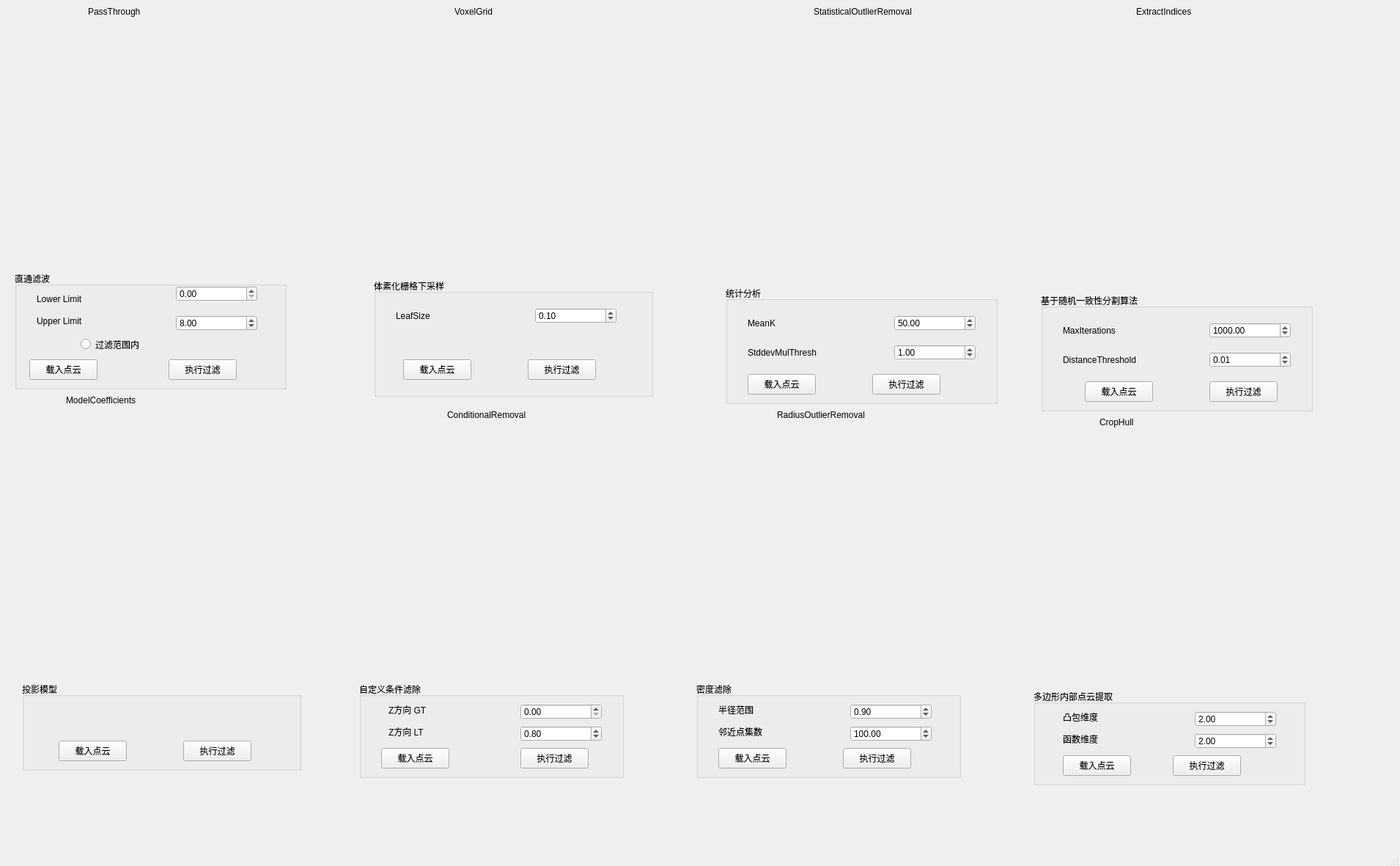
<?xml version="1.0" encoding="UTF-8"?>
<ui version="4.0">
 <class>Filter</class>
 <widget class="QMainWindow" name="Filter">
  <property name="geometry">
   <rect>
    <x>0</x>
    <y>0</y>
    <width>1910</width>
    <height>1181</height>
   </rect>
  </property>
  <property name="windowTitle">
   <string>常用的几种滤波</string>
  </property>
  <widget class="QWidget" name="centralwidget">
   <widget class="QVTKWidget" name="qvtkWidget" native="true">
    <property name="geometry">
     <rect>
      <x>20</x>
      <y>30</y>
      <width>391</width>
      <height>331</height>
     </rect>
    </property>
   </widget>
   <widget class="QVTKWidget" name="qvtkWidget_2" native="true">
    <property name="geometry">
     <rect>
      <x>510</x>
      <y>40</y>
      <width>391</width>
      <height>321</height>
     </rect>
    </property>
   </widget>
   <widget class="QVTKWidget" name="qvtkWidget_3" native="true">
    <property name="geometry">
     <rect>
      <x>980</x>
      <y>40</y>
      <width>391</width>
      <height>331</height>
     </rect>
    </property>
   </widget>
   <widget class="QVTKWidget" name="qvtkWidget_4" native="true">
    <property name="geometry">
     <rect>
      <x>1410</x>
      <y>40</y>
      <width>391</width>
      <height>331</height>
     </rect>
    </property>
   </widget>
   <widget class="QVTKWidget" name="qvtkWidget_5" native="true">
    <property name="geometry">
     <rect>
      <x>30</x>
      <y>560</y>
      <width>391</width>
      <height>351</height>
     </rect>
    </property>
   </widget>
   <widget class="QVTKWidget" name="qvtkWidget_6" native="true">
    <property name="geometry">
     <rect>
      <x>500</x>
      <y>570</y>
      <width>391</width>
      <height>341</height>
     </rect>
    </property>
   </widget>
   <widget class="QVTKWidget" name="qvtkWidget_7" native="true">
    <property name="geometry">
     <rect>
      <x>970</x>
      <y>600</y>
      <width>391</width>
      <height>311</height>
     </rect>
    </property>
   </widget>
   <widget class="QVTKWidget" name="qvtkWidget_8" native="true">
    <property name="geometry">
     <rect>
      <x>1420</x>
      <y>600</y>
      <width>391</width>
      <height>311</height>
     </rect>
    </property>
   </widget>
   <widget class="QLabel" name="label">
    <property name="geometry">
     <rect>
      <x>120</x>
      <y>0</y>
      <width>141</width>
      <height>31</height>
     </rect>
    </property>
    <property name="text">
     <string>PassThrough</string>
    </property>
   </widget>
   <widget class="QLabel" name="label_2">
    <property name="geometry">
     <rect>
      <x>620</x>
      <y>0</y>
      <width>141</width>
      <height>31</height>
     </rect>
    </property>
    <property name="text">
     <string>VoxelGrid</string>
    </property>
   </widget>
   <widget class="QLabel" name="label_3">
    <property name="geometry">
     <rect>
      <x>1110</x>
      <y>0</y>
      <width>141</width>
      <height>31</height>
     </rect>
    </property>
    <property name="text">
     <string>StatisticalOutlierRemoval </string>
    </property>
   </widget>
   <widget class="QLabel" name="label_4">
    <property name="geometry">
     <rect>
      <x>90</x>
      <y>530</y>
      <width>141</width>
      <height>31</height>
     </rect>
    </property>
    <property name="text">
     <string>ModelCoefficients </string>
    </property>
   </widget>
   <widget class="QLabel" name="label_5">
    <property name="geometry">
     <rect>
      <x>1550</x>
      <y>0</y>
      <width>141</width>
      <height>31</height>
     </rect>
    </property>
    <property name="text">
     <string>ExtractIndices</string>
    </property>
   </widget>
   <widget class="QLabel" name="label_6">
    <property name="geometry">
     <rect>
      <x>610</x>
      <y>550</y>
      <width>141</width>
      <height>31</height>
     </rect>
    </property>
    <property name="text">
     <string>ConditionalRemoval </string>
    </property>
   </widget>
   <widget class="QLabel" name="label_7">
    <property name="geometry">
     <rect>
      <x>1060</x>
      <y>550</y>
      <width>201</width>
      <height>31</height>
     </rect>
    </property>
    <property name="text">
     <string>RadiusOutlierRemoval</string>
    </property>
   </widget>
   <widget class="QLabel" name="label_8">
    <property name="geometry">
     <rect>
      <x>1500</x>
      <y>560</y>
      <width>141</width>
      <height>31</height>
     </rect>
    </property>
    <property name="text">
     <string>CropHull</string>
    </property>
   </widget>
   <widget class="QGroupBox" name="groupBox">
    <property name="geometry">
     <rect>
      <x>990</x>
      <y>390</y>
      <width>371</width>
      <height>161</height>
     </rect>
    </property>
    <property name="title">
     <string>统计分析</string>
    </property>
    <widget class="QLabel" name="label_11">
     <property name="geometry">
      <rect>
       <x>30</x>
       <y>80</y>
       <width>111</width>
       <height>21</height>
      </rect>
     </property>
     <property name="text">
      <string>StddevMulThresh</string>
     </property>
    </widget>
    <widget class="QDoubleSpinBox" name="SMTBox">
     <property name="geometry">
      <rect>
       <x>230</x>
       <y>80</y>
       <width>111</width>
       <height>21</height>
      </rect>
     </property>
     <property name="maximum">
      <double>9999.989999999999782</double>
     </property>
     <property name="singleStep">
      <double>0.100000000000000</double>
     </property>
     <property name="value">
      <double>1.000000000000000</double>
     </property>
    </widget>
    <widget class="QPushButton" name="SODoBUT">
     <property name="geometry">
      <rect>
       <x>200</x>
       <y>120</y>
       <width>93</width>
       <height>28</height>
      </rect>
     </property>
     <property name="text">
      <string>执行过滤</string>
     </property>
    </widget>
    <widget class="QPushButton" name="SOLoadBUT">
     <property name="geometry">
      <rect>
       <x>30</x>
       <y>120</y>
       <width>93</width>
       <height>28</height>
      </rect>
     </property>
     <property name="text">
      <string>载入点云</string>
     </property>
    </widget>
    <widget class="QLabel" name="label_10">
     <property name="geometry">
      <rect>
       <x>30</x>
       <y>40</y>
       <width>111</width>
       <height>21</height>
      </rect>
     </property>
     <property name="text">
      <string>MeanK</string>
     </property>
    </widget>
    <widget class="QDoubleSpinBox" name="MKBox">
     <property name="geometry">
      <rect>
       <x>230</x>
       <y>40</y>
       <width>111</width>
       <height>21</height>
      </rect>
     </property>
     <property name="maximum">
      <double>9999.989999999999782</double>
     </property>
     <property name="value">
      <double>50.000000000000000</double>
     </property>
    </widget>
   </widget>
   <widget class="QGroupBox" name="groupBox_2">
    <property name="geometry">
     <rect>
      <x>510</x>
      <y>380</y>
      <width>381</width>
      <height>161</height>
     </rect>
    </property>
    <property name="title">
     <string>体素化栅格下采样</string>
    </property>
    <widget class="QLabel" name="label_9">
     <property name="geometry">
      <rect>
       <x>30</x>
       <y>40</y>
       <width>111</width>
       <height>21</height>
      </rect>
     </property>
     <property name="text">
      <string>LeafSize</string>
     </property>
    </widget>
    <widget class="QPushButton" name="VGLoadBUT">
     <property name="geometry">
      <rect>
       <x>40</x>
       <y>110</y>
       <width>93</width>
       <height>28</height>
      </rect>
     </property>
     <property name="text">
      <string>载入点云</string>
     </property>
    </widget>
    <widget class="QDoubleSpinBox" name="leafSizeSBox">
     <property name="geometry">
      <rect>
       <x>220</x>
       <y>40</y>
       <width>111</width>
       <height>21</height>
      </rect>
     </property>
     <property name="value">
      <double>0.100000000000000</double>
     </property>
    </widget>
    <widget class="QPushButton" name="VGDoBUT">
     <property name="geometry">
      <rect>
       <x>210</x>
       <y>110</y>
       <width>93</width>
       <height>28</height>
      </rect>
     </property>
     <property name="text">
      <string>执行过滤</string>
     </property>
    </widget>
   </widget>
   <widget class="QGroupBox" name="groupBox_3">
    <property name="geometry">
     <rect>
      <x>1420</x>
      <y>400</y>
      <width>371</width>
      <height>161</height>
     </rect>
    </property>
    <property name="title">
     <string>基于随机一致性分割算法</string>
    </property>
    <widget class="QLabel" name="label_12">
     <property name="geometry">
      <rect>
       <x>30</x>
       <y>80</y>
       <width>111</width>
       <height>21</height>
      </rect>
     </property>
     <property name="text">
      <string>DistanceThreshold</string>
     </property>
    </widget>
    <widget class="QDoubleSpinBox" name="DTBox">
     <property name="geometry">
      <rect>
       <x>230</x>
       <y>80</y>
       <width>111</width>
       <height>21</height>
      </rect>
     </property>
     <property name="maximum">
      <double>9999.989999999999782</double>
     </property>
     <property name="singleStep">
      <double>0.010000000000000</double>
     </property>
     <property name="value">
      <double>0.010000000000000</double>
     </property>
    </widget>
    <widget class="QLabel" name="label_13">
     <property name="geometry">
      <rect>
       <x>30</x>
       <y>40</y>
       <width>131</width>
       <height>21</height>
      </rect>
     </property>
     <property name="text">
      <string>MaxIterations</string>
     </property>
    </widget>
    <widget class="QDoubleSpinBox" name="MIBox">
     <property name="geometry">
      <rect>
       <x>230</x>
       <y>40</y>
       <width>111</width>
       <height>21</height>
      </rect>
     </property>
     <property name="maximum">
      <double>999999.989999999990687</double>
     </property>
     <property name="value">
      <double>1000.000000000000000</double>
     </property>
    </widget>
    <widget class="QPushButton" name="MCLoadBUT">
     <property name="geometry">
      <rect>
       <x>60</x>
       <y>120</y>
       <width>93</width>
       <height>28</height>
      </rect>
     </property>
     <property name="text">
      <string>载入点云</string>
     </property>
    </widget>
    <widget class="QPushButton" name="MCDoBUT">
     <property name="geometry">
      <rect>
       <x>230</x>
       <y>120</y>
       <width>93</width>
       <height>28</height>
      </rect>
     </property>
     <property name="text">
      <string>执行过滤</string>
     </property>
    </widget>
   </widget>
   <widget class="QGroupBox" name="groupBox_4">
    <property name="geometry">
     <rect>
      <x>20</x>
      <y>370</y>
      <width>371</width>
      <height>161</height>
     </rect>
    </property>
    <property name="title">
     <string>直通滤波</string>
    </property>
    <widget class="QPushButton" name="PTLoadBUT">
     <property name="geometry">
      <rect>
       <x>20</x>
       <y>120</y>
       <width>93</width>
       <height>28</height>
      </rect>
     </property>
     <property name="text">
      <string>载入点云</string>
     </property>
    </widget>
    <widget class="QPushButton" name="PTDoBUT">
     <property name="geometry">
      <rect>
       <x>210</x>
       <y>120</y>
       <width>93</width>
       <height>28</height>
      </rect>
     </property>
     <property name="text">
      <string>执行过滤</string>
     </property>
    </widget>
    <widget class="QDoubleSpinBox" name="ULBox">
     <property name="geometry">
      <rect>
       <x>220</x>
       <y>60</y>
       <width>111</width>
       <height>21</height>
      </rect>
     </property>
     <property name="maximum">
      <double>9999.989999999999782</double>
     </property>
     <property name="singleStep">
      <double>0.010000000000000</double>
     </property>
     <property name="value">
      <double>8.000000000000000</double>
     </property>
    </widget>
    <widget class="QLabel" name="label_20">
     <property name="geometry">
      <rect>
       <x>30</x>
       <y>60</y>
       <width>131</width>
       <height>16</height>
      </rect>
     </property>
     <property name="text">
      <string>Upper Limit</string>
     </property>
    </widget>
    <widget class="QLabel" name="label_21">
     <property name="geometry">
      <rect>
       <x>30</x>
       <y>30</y>
       <width>121</width>
       <height>16</height>
      </rect>
     </property>
     <property name="text">
      <string>Lower Limit</string>
     </property>
    </widget>
    <widget class="QDoubleSpinBox" name="LLBox">
     <property name="geometry">
      <rect>
       <x>220</x>
       <y>20</y>
       <width>111</width>
       <height>21</height>
      </rect>
     </property>
     <property name="maximum">
      <double>999999.989999999990687</double>
     </property>
     <property name="singleStep">
      <double>0.100000000000000</double>
     </property>
     <property name="value">
      <double>0.000000000000000</double>
     </property>
    </widget>
    <widget class="QRadioButton" name="radioButton">
     <property name="geometry">
      <rect>
       <x>90</x>
       <y>90</y>
       <width>115</width>
       <height>19</height>
      </rect>
     </property>
     <property name="text">
      <string>过滤范围内</string>
     </property>
    </widget>
   </widget>
   <widget class="QGroupBox" name="groupBox_5">
    <property name="geometry">
     <rect>
      <x>490</x>
      <y>930</y>
      <width>361</width>
      <height>131</height>
     </rect>
    </property>
    <property name="title">
     <string>自定义条件滤除</string>
    </property>
    <widget class="QPushButton" name="CRLoadBUT">
     <property name="geometry">
      <rect>
       <x>30</x>
       <y>90</y>
       <width>93</width>
       <height>28</height>
      </rect>
     </property>
     <property name="text">
      <string>载入点云</string>
     </property>
    </widget>
    <widget class="QPushButton" name="CRDoBUT">
     <property name="geometry">
      <rect>
       <x>220</x>
       <y>90</y>
       <width>93</width>
       <height>28</height>
      </rect>
     </property>
     <property name="text">
      <string>执行过滤</string>
     </property>
    </widget>
    <widget class="QLabel" name="label_14">
     <property name="geometry">
      <rect>
       <x>40</x>
       <y>30</y>
       <width>121</width>
       <height>16</height>
      </rect>
     </property>
     <property name="text">
      <string>Z方向 GT</string>
     </property>
    </widget>
    <widget class="QLabel" name="label_15">
     <property name="geometry">
      <rect>
       <x>40</x>
       <y>60</y>
       <width>131</width>
       <height>16</height>
      </rect>
     </property>
     <property name="text">
      <string>Z方向 LT</string>
     </property>
    </widget>
    <widget class="QDoubleSpinBox" name="LTBox">
     <property name="geometry">
      <rect>
       <x>220</x>
       <y>60</y>
       <width>111</width>
       <height>21</height>
      </rect>
     </property>
     <property name="maximum">
      <double>9999.989999999999782</double>
     </property>
     <property name="singleStep">
      <double>0.010000000000000</double>
     </property>
     <property name="value">
      <double>0.800000000000000</double>
     </property>
    </widget>
    <widget class="QDoubleSpinBox" name="GTBox">
     <property name="geometry">
      <rect>
       <x>220</x>
       <y>30</y>
       <width>111</width>
       <height>21</height>
      </rect>
     </property>
     <property name="maximum">
      <double>999999.989999999990687</double>
     </property>
     <property name="singleStep">
      <double>0.100000000000000</double>
     </property>
     <property name="value">
      <double>0.000000000000000</double>
     </property>
    </widget>
   </widget>
   <widget class="QGroupBox" name="groupBox_6">
    <property name="geometry">
     <rect>
      <x>950</x>
      <y>930</y>
      <width>361</width>
      <height>131</height>
     </rect>
    </property>
    <property name="title">
     <string>密度滤除</string>
    </property>
    <widget class="QPushButton" name="RORLoadBUT">
     <property name="geometry">
      <rect>
       <x>30</x>
       <y>90</y>
       <width>93</width>
       <height>28</height>
      </rect>
     </property>
     <property name="text">
      <string>载入点云</string>
     </property>
    </widget>
    <widget class="QPushButton" name="RORDoBUT">
     <property name="geometry">
      <rect>
       <x>200</x>
       <y>90</y>
       <width>93</width>
       <height>28</height>
      </rect>
     </property>
     <property name="text">
      <string>执行过滤</string>
     </property>
    </widget>
    <widget class="QDoubleSpinBox" name="LJBox">
     <property name="geometry">
      <rect>
       <x>210</x>
       <y>60</y>
       <width>111</width>
       <height>21</height>
      </rect>
     </property>
     <property name="maximum">
      <double>9999.989999999999782</double>
     </property>
     <property name="singleStep">
      <double>1.000000000000000</double>
     </property>
     <property name="value">
      <double>100.000000000000000</double>
     </property>
    </widget>
    <widget class="QLabel" name="label_16">
     <property name="geometry">
      <rect>
       <x>30</x>
       <y>60</y>
       <width>131</width>
       <height>16</height>
      </rect>
     </property>
     <property name="text">
      <string>邻近点集数</string>
     </property>
    </widget>
    <widget class="QLabel" name="label_17">
     <property name="geometry">
      <rect>
       <x>30</x>
       <y>30</y>
       <width>121</width>
       <height>16</height>
      </rect>
     </property>
     <property name="text">
      <string>半径范围</string>
     </property>
    </widget>
    <widget class="QDoubleSpinBox" name="BJBox">
     <property name="geometry">
      <rect>
       <x>210</x>
       <y>30</y>
       <width>111</width>
       <height>21</height>
      </rect>
     </property>
     <property name="maximum">
      <double>999999.989999999990687</double>
     </property>
     <property name="singleStep">
      <double>0.100000000000000</double>
     </property>
     <property name="value">
      <double>0.900000000000000</double>
     </property>
    </widget>
   </widget>
   <widget class="QGroupBox" name="groupBox_7">
    <property name="geometry">
     <rect>
      <x>30</x>
      <y>930</y>
      <width>381</width>
      <height>121</height>
     </rect>
    </property>
    <property name="title">
     <string>投影模型</string>
    </property>
    <widget class="QPushButton" name="EIDoBUT">
     <property name="geometry">
      <rect>
       <x>220</x>
       <y>80</y>
       <width>93</width>
       <height>28</height>
      </rect>
     </property>
     <property name="text">
      <string>执行过滤</string>
     </property>
    </widget>
    <widget class="QPushButton" name="EILoadBUT">
     <property name="geometry">
      <rect>
       <x>50</x>
       <y>80</y>
       <width>93</width>
       <height>28</height>
      </rect>
     </property>
     <property name="text">
      <string>载入点云</string>
     </property>
    </widget>
   </widget>
   <widget class="QGroupBox" name="groupBox_8">
    <property name="geometry">
     <rect>
      <x>1410</x>
      <y>940</y>
      <width>371</width>
      <height>131</height>
     </rect>
    </property>
    <property name="title">
     <string>多边形内部点云提取</string>
    </property>
    <widget class="QPushButton" name="CHDoBUT">
     <property name="geometry">
      <rect>
       <x>190</x>
       <y>90</y>
       <width>93</width>
       <height>28</height>
      </rect>
     </property>
     <property name="text">
      <string>执行过滤</string>
     </property>
    </widget>
    <widget class="QPushButton" name="CHLoadBUT">
     <property name="geometry">
      <rect>
       <x>40</x>
       <y>90</y>
       <width>93</width>
       <height>28</height>
      </rect>
     </property>
     <property name="text">
      <string>载入点云</string>
     </property>
    </widget>
    <widget class="QDoubleSpinBox" name="aBox">
     <property name="geometry">
      <rect>
       <x>220</x>
       <y>30</y>
       <width>111</width>
       <height>21</height>
      </rect>
     </property>
     <property name="maximum">
      <double>999999.989999999990687</double>
     </property>
     <property name="singleStep">
      <double>0.100000000000000</double>
     </property>
     <property name="value">
      <double>2.000000000000000</double>
     </property>
    </widget>
    <widget class="QLabel" name="label_18">
     <property name="geometry">
      <rect>
       <x>40</x>
       <y>60</y>
       <width>131</width>
       <height>16</height>
      </rect>
     </property>
     <property name="text">
      <string>函数维度</string>
     </property>
    </widget>
    <widget class="QDoubleSpinBox" name="bBox">
     <property name="geometry">
      <rect>
       <x>220</x>
       <y>60</y>
       <width>111</width>
       <height>21</height>
      </rect>
     </property>
     <property name="maximum">
      <double>9999.989999999999782</double>
     </property>
     <property name="singleStep">
      <double>1.000000000000000</double>
     </property>
     <property name="value">
      <double>2.000000000000000</double>
     </property>
    </widget>
    <widget class="QLabel" name="label_19">
     <property name="geometry">
      <rect>
       <x>40</x>
       <y>30</y>
       <width>121</width>
       <height>16</height>
      </rect>
     </property>
     <property name="text">
      <string>凸包维度</string>
     </property>
    </widget>
   </widget>
  </widget>
  <widget class="QMenuBar" name="menubar">
   <property name="geometry">
    <rect>
     <x>0</x>
     <y>0</y>
     <width>1910</width>
     <height>26</height>
    </rect>
   </property>
  </widget>
  <widget class="QStatusBar" name="statusbar"/>
 </widget>
 <customwidgets>
  <customwidget>
   <class>QVTKWidget</class>
   <extends>QWidget</extends>
   <header>QVTKWidget.h</header>
  </customwidget>
 </customwidgets>
 <resources/>
 <connections/>
</ui>
